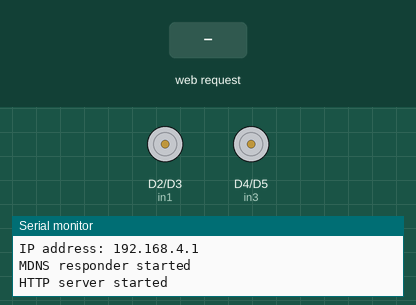
This sketch was run on a simulated ESP8266 (NodeMCU). On the bench: motor-driver pin pairs drawn as motors (green arrow = first pin HIGH = forward, orange = second pin HIGH = backward, longer = more drive, scaled by the enable pin), the last lines printed to the serial monitor. The inputs (shaded band) are chosen by the test bench.

Above: at 1.2 s.
1.3 s: HTTP request GET /?State=F received
At 1.8 s:
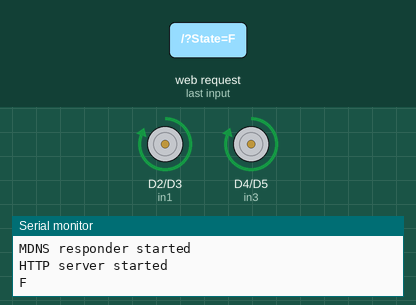
2.8 s: HTTP request GET /?State=B received
At 4.0 s:
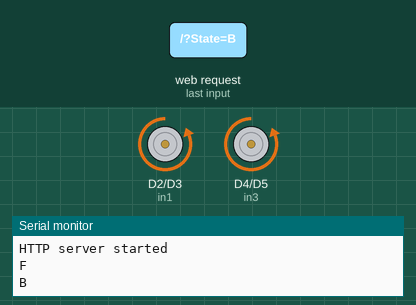
4.3 s: HTTP request GET /?State=R received
At 5.3 s:
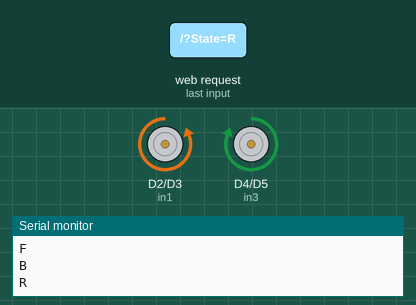
5.8 s: HTTP request GET /?State=L received
At 6.5 s:
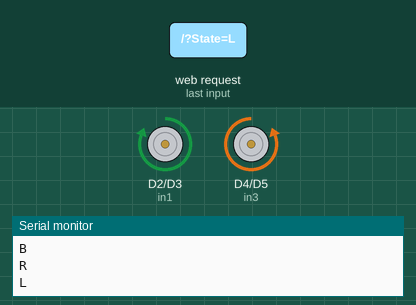
7.3 s: HTTP request GET /control?State=F received
At 7.6 s:
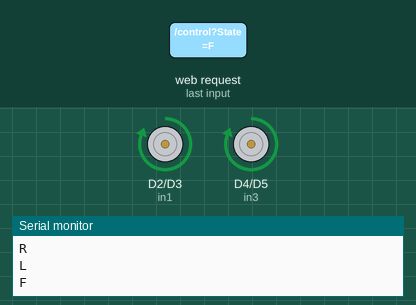
8.8 s: HTTP request GET /control?State=B received
At 9.9 s:
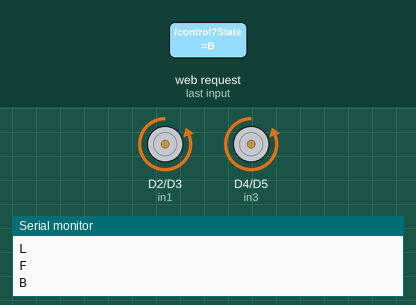
Timing chart, 0 to 11.3 s (numbered marks = the images above; inputs shaded):
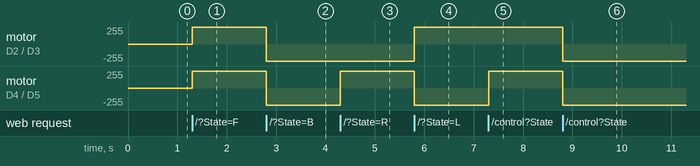

Measured:
- after the input at 1.3 s, motor on D2 (in1) / D3 (in2), motor on D4 (in3) / D5 (in4): stopped → forward 255/255 at once
- after the input at 2.8 s, motor on D2 (in1) / D3 (in2), motor on D4 (in3) / D5 (in4): forward 255/255 → backward 255/255 at once
- after the input at 4.3 s, motor on D4 (in3) / D5 (in4): backward 255/255 → forward 255/255 at once
- after the input at 5.8 s, motor on D2 (in1) / D3 (in2): backward 255/255 → forward 255/255 at once; motor on D4 (in3) / D5 (in4): forward 255/255 → backward 255/255 at once
- after the input at 7.3 s, motor on D4 (in3) / D5 (in4): backward 255/255 → forward 255/255 at once
- after the input at 8.8 s, motor on D2 (in1) / D3 (in2), motor on D4 (in3) / D5 (in4): forward 255/255 → backward 255/255 at once

The sketch:

Index.ino
```cpp
#include <ESP8266WiFi.h>
#include <ESP8266WebServer.h>
#include <ArduinoOTA.h>
#include <ESP8266mDNS.h>
#include "index.h"

int enA = D1;
int in1 = D2;
int in2 = D3;

int in3 = D4;
int in4 = D5;
int enB = D6;

String command;
int SPEED = 1023;
int speed_Coeff = 3;

const int trigPin = D7;
const int echoPin = D8;
int distanceCm = 0;
int distanceHold = 20;

const char* ssid = "ESP8266_AP";
const char* password = "12345678";

ESP8266WebServer server(80);

void HOMEPAGE() {
  String page = FPSTR(MAIN_PAGE);
  server.send(200, "text/html", page);
  if( server.hasArg("State") ){
     Serial.println(server.arg("State"));
  }
}

void CONTROL() {
  server.send(200, "text/html", "ok");
  if( server.hasArg("State") ){
     Serial.println(server.arg("State"));
  }
}


void setup() {
  pinMode(enA, OUTPUT);
  pinMode(in1, OUTPUT);
  pinMode(in2, OUTPUT);
  pinMode(in3, OUTPUT);
  pinMode(in4, OUTPUT);
  pinMode(enB, OUTPUT);
  pinMode(trigPin, OUTPUT);
  pinMode(echoPin, INPUT);
  // Set the speed to start, from 0 (off) to 1023 (max speed)
  analogWrite(enA, SPEED);
  analogWrite(enB, SPEED);

  // motor mati pada saan pertama kali di aktifkan
  digitalWrite(in1, LOW);
  digitalWrite(in2, LOW);
  digitalWrite(in3, LOW);
  digitalWrite(in4, LOW);


  Serial.begin(115200);

  // Membuat access point
  WiFi.softAP(ssid, password);

  Serial.println();
  Serial.print("Access Point \"");
  Serial.print(ssid);
  Serial.println("\" started");
  Serial.print("IP address: ");
  Serial.println(WiFi.softAPIP());

  // OTA update

  ArduinoOTA.onStart([]() {
    String type;
    if (ArduinoOTA.getCommand() == U_FLASH) {
      type = "sketch";
    } else { // U_SPIFFS
      type = "filesystem";
    }
    Serial.println("Start updating " + type);
  });

  ArduinoOTA.onEnd([]() {
    Serial.println("\nEnd");
  });

  ArduinoOTA.onProgress([](unsigned int progress, unsigned int total) {
    Serial.printf("Progress: %u%%\r", (progress / (total / 100)));
  });

  ArduinoOTA.onError([](ota_error_t error) {
    Serial.printf("Error[%u]: ", error);
    if (error == OTA_AUTH_ERROR) {
      Serial.println("Auth Failed");
    } else if (error == OTA_BEGIN_ERROR) {
      Serial.println("Begin Failed");
    } else if (error == OTA_CONNECT_ERROR) {
      Serial.println("Connect Failed");
    } else if (error == OTA_RECEIVE_ERROR) {
      Serial.println("Receive Failed");
    } else if (error == OTA_END_ERROR) {
      Serial.println("End Failed");
    }
  });

  ArduinoOTA.begin();

  // Inisialisasi mDNS
  if (MDNS.begin("controler")) {
    Serial.println("MDNS responder started");
  }

  // Routing HTTP
  server.on("/", HOMEPAGE);
  server.on("/control", CONTROL);

  server.begin();
  Serial.println("HTTP server started");
}

void loop() {
  ArduinoOTA.handle();

  MDNS.update();
  server.handleClient();

  //mengisi String command
  command = server.arg("State");

  // mengecek command dan menjalankan sebuah function
      if (command == "F") Forward();
      else if (command == "B") Backward();
      else if (command == "R") TurnRight();
      else if (command == "L") TurnLeft();
      else if (command == "S") Stop();
      else if (command == "A") ObsAvoidance();
      else if (command == "0") SPEED = 330;
      else if (command == "1") SPEED = 400;
      else if (command == "2") SPEED = 470;
      else if (command == "3") SPEED = 540;
      else if (command == "4") SPEED = 610;
      else if (command == "5") SPEED = 680;
      else if (command == "6") SPEED = 750;
      else if (command == "7") SPEED = 820;
      else if (command == "8") SPEED = 890;
      else if (command == "9") SPEED = 960;
      else if (command == "10") SPEED = 1023;
}

void Forward(){
  analogWrite(enA, SPEED);
  digitalWrite(in1, HIGH);
  digitalWrite(in2, LOW);
  digitalWrite(in3, HIGH);
  digitalWrite(in4, LOW);
  analogWrite(enB, SPEED);
}

// function to move backward
void Backward(){
  analogWrite(enA, SPEED);
  digitalWrite(in1, LOW);
  digitalWrite(in2, HIGH);
  digitalWrite(in3, LOW);
  digitalWrite(in4, HIGH);
  analogWrite(enB, SPEED);
}

// function to turn right
void TurnRight(){
  analogWrite(enA, SPEED);
  digitalWrite(in1, LOW);
  digitalWrite(in2, HIGH);
  digitalWrite(in3, HIGH);
  digitalWrite(in4, LOW);
  analogWrite(enB, SPEED);
}

// function to turn left
void TurnLeft(){
  analogWrite(enA, SPEED);
  digitalWrite(in1, HIGH);
  digitalWrite(in2, LOW);
  digitalWrite(in3, LOW);
  digitalWrite(in4, HIGH);
  analogWrite(enB, SPEED);
}

// function to stop
void Stop(){
  analogWrite(enA, 0);
  digitalWrite(in1, LOW);
  digitalWrite(in2, LOW);
  digitalWrite(in3, LOW);
  digitalWrite(in4, LOW);
  analogWrite(enB, 0);
}

void ObsAvoidance() {
  static unsigned long lastCheck = 0;
  unsigned long currentMillis = millis();

  // Periksa jarak setiap 100 ms
  if (currentMillis - lastCheck >= 100) {
    lastCheck = currentMillis;
    distanceCm = getDistance();
    Serial.println(distanceCm);
  }

  if (distanceCm <= distanceHold && distanceCm > 0) {
    Stop(); // Berhenti sebentar sebelum mengambil tindakan
    delay(200);
    TurnLeft(); // Anda bisa menambahkan logika alternatif seperti TurnRight()
    delay(1000);
  } else {
    Forward();
  }
}


int getDistance() {
  int echoTime;
  int calculatedDistance;

  digitalWrite(trigPin, HIGH);
  delayMicroseconds(10);
  digitalWrite(trigPin, LOW);

  echoTime = pulseIn(echoPin, HIGH, 20000); // Timeout setelah 20ms
  if (echoTime == 0) {
    // Jika tidak ada pantulan, anggap jarak sangat jauh
    return -1;
  }

  calculatedDistance = echoTime / 58.26;
  return calculatedDistance;
}
```

index.h
```cpp
static const char MAIN_PAGE[] PROGMEM = R"=====(
  <!-- index.html -->
<!DOCTYPE html>
<html lang="en">
<head>
    <meta charset="UTF-8">
    <meta name="viewport" content="width=device-width, initial-scale=1.0">
    <link rel="stylesheet" href="style.css">
    <title>Image to PDF Converter</title>
    <style>
    .arrows {
      font-size:40px;
      color:black;
    }
    td.button {
      background-color:white;
      border-radius:5%;
      border-style: solid;
      text-align: center;
    }
    td.button:active {
      transform: translate(5px,5px);
      box-shadow: none;
    }

    .noselect {
      -webkit-touch-callout: none; /* iOS Safari */
        -webkit-user-select: none; /* Safari */
         -khtml-user-select: none; /* Konqueror HTML */
           -moz-user-select: none; /* Firefox */
            -ms-user-select: none; /* Internet Explorer/Edge */
                user-select: none; /* Non-prefixed version, currently
                                      supported by Chrome and Opera */
    }

    .slidecontainer {
      width: 100%;
    }

    .slider {
      -webkit-appearance: none;
      width: 90%;
      height: 15px;
      border-radius: 5px;
      background: #d3d3d3;
      outline: none;
      opacity: 0.7;
      -webkit-transition: .2s;
      transition: opacity .2s;
    }

    .slider:hover {
      opacity: 1;
    }

    .slider::-webkit-slider-thumb {
      -webkit-appearance: none;
      appearance: none;
      width: 30px;
      height: 30px;
      border-radius: 50%;
      background: green;
      cursor: pointer;
    }

    .slider::-moz-range-thumb {
      width: 25px;
      height: 25px;
      border-radius: 50%;
      background: green;
      cursor: pointer;
    }


    </style>
</head>
<body class="noselect">
    <table id="mainTable" style="width:400px;margin:auto;table-layout:fixed" CELLSPACING=10>
      <tr>
        <td></td>
        <td class="button" ontouchstart='start("F")' ontouchend='stop()'><span class="arrows" >&#8679;</span></td>
        <td></td>
      </tr>
      <tr>
        <td class="button" ontouchstart='start("R")' ontouchend='stop()'><span class="arrows" >&#8678;</span></td>
        <td class="button"><p id="info"></p></td>
        <td class="button" ontouchstart='start("L")' ontouchend='stop()'><span class="arrows" >&#8680;</span></td>
      </tr>
      <tr>
        <td></td>
        <td class="button" ontouchstart='start("B")' ontouchend='stop()'><span class="arrows" >&#8681;</span></td>
        <td></td>
      </tr>
      <tr/><tr/>
      <tr>
        <td style="text-align:left"><b>Speed:</b></td>
        <td colspan=2>
         <div class="slidecontainer">
            <input type="range" min="0" max="10" value="10" class="slider" id="Speed" oninput='start(value)'>
          </div>
        </td>
      </tr>
      <tr>
        <td style="text-align:left"><b>Mode:</b></td>
        <td colspan=2>
          <div>
            <label>
              <input type="radio" name="mode" value="auto" onchange="auto()">Auto
            </label>
            <label>
              <input type="radio" name="mode" value="manual" checked onchange="stop()">Manual
            </label>
          </div>
        </td>
      </tr>
    </table>
    <script>
    const info = document.getElementById('info')
info.innerText = 'stop'
let manual = true

function start(text) {
  if(!manual){
    alert('matikan mode auto!!')
    return
  }
  var xhttp = new XMLHttpRequest()
  xhttp.open("GET", `/control?State=${text}` ,true)
  xhttp.send()
  info.innerText = text
}

function stop() {
  var xhttp = new XMLHttpRequest()
  xhttp.open("GET", "/control?State=S",true)
  xhttp.send()
  manual = true
  info.innerText = "stop"
}

function auto(){
  var xhttp = new XMLHttpRequest()
  xhttp.open("GET", "/control?State=A",true)
  xhttp.send()
  manual = false
  info.innerText = 'auto'
}
</script>
</body>
</html>
  )=====";
```
